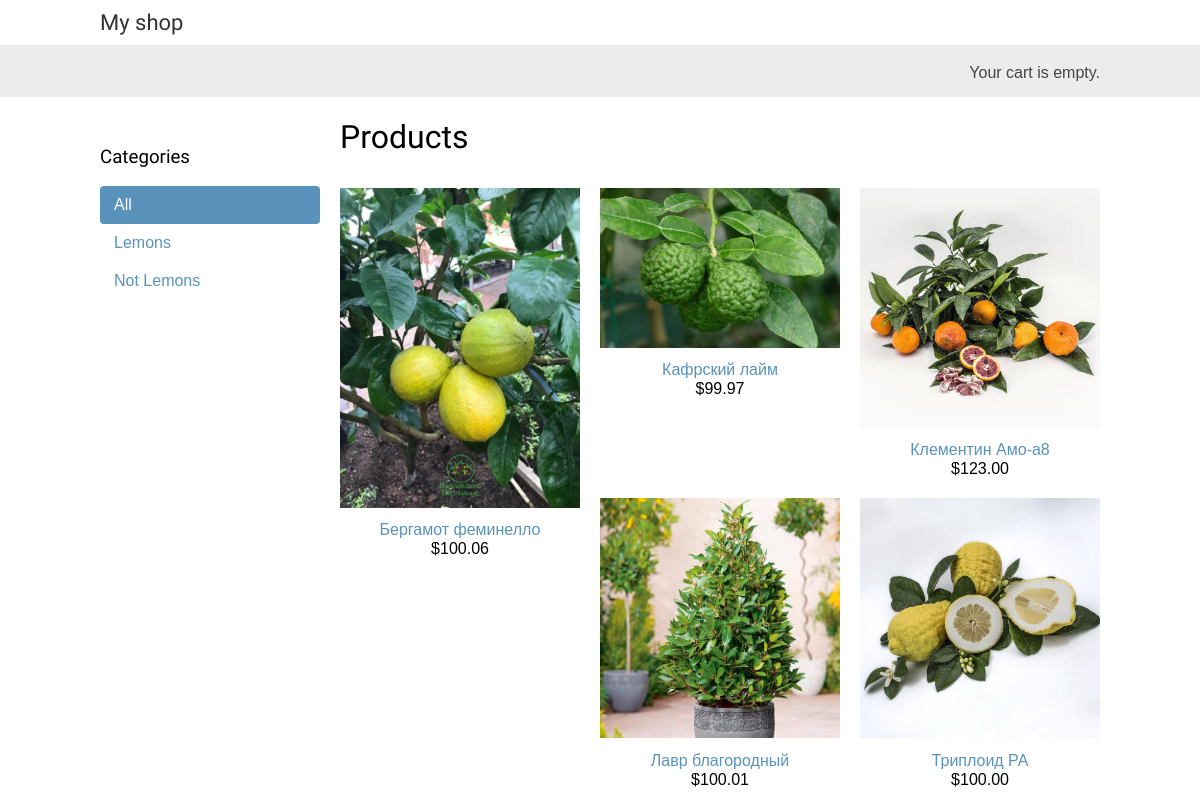
The page / on the database its author committed.
### shop/models.py (models this page shows, shortened)
class Category(models.Model):
    name = models.CharField(max_length=200)
    slug = models.SlugField(max_length=200,
                            unique=True)
    class Meta:
        ordering = ['name']
        indexes = [
            models.Index(fields=['name']),
        ]
        verbose_name = 'category'
        verbose_name_plural = 'categories'
    def get_absolute_url(self):
        return reverse('shop:product_list_by_category',
                       args=[self.slug])

class Product(models.Model):
    category = models.ForeignKey(Category,
                                 related_name='products',
                                 on_delete=models.CASCADE)
    name = models.CharField(max_length=200)
    slug = models.SlugField(max_length=200)
    image = models.ImageField(upload_to='products/%Y/%m/%d',
                              blank=True)
    description = models.TextField(blank=True)
    price = models.DecimalField(max_digits=10,
                                decimal_places=2)
    available = models.BooleanField(default=True)
    created = models.DateTimeField(auto_now_add=True)
    updated = models.DateTimeField(auto_now=True)
    class Meta:
        ordering = ['name']
        indexes = [
            models.Index(fields=['id', 'slug']),
            models.Index(fields=['name']),
            models.Index(fields=['-created']),
        ]
    def get_absolute_url(self):
        return reverse('shop:product_detail',
                       args=[self.id, self.slug])

### shop/views.py (the view)
# urls.py: path('', views.product_list, name='product_list'),
def product_list(request, category_slug=None):
    category = None
    categories = Category.objects.all()
    products = Product.objects.filter(available=True)
    if category_slug:
        category = get_object_or_404(Category,
                                     slug=category_slug)
        products = products.filter(category=category)
    return render(request,
                  'shop/product/list.html',
                  {'category': category,
                   'categories': categories,
                   'products': products})

### cart/cart.py (called while the page is built)
    def __len__(self):
        return sum(item['quantity'] for item in self.cart.values())

### cart/context_processors.py (called while the page is built)
def cart(request):
    return {'cart': Cart(request)}

### shop/templates/shop/product/list.html (shortened to what this page needs)
{% extends "shop/base.html" %}
{% load static %}
{% block content %}
  <div id="sidebar">
    <h3>Categories</h3>
    <ul>
      <li {% if not category %}class="selected"{% endif %}>
        <a href='{% url "shop:product_list" %}'>All</a>
      </li>
      {% for c in categories %}
        <li {% if category.slug == c.slug %}class="selected"{% endif %}>
          <a href="{{ c.get_absolute_url }}">{{ c.name }}</a>
        </li>
      {% endfor %}
    </ul>
  </div>
  <div id="main" class="product-list">
    <h1>{% if category %}{{ category.name }}{% else %}Products
    {% endif %}</h1>
    {% for product in products %}
      <div class="item">
        <a href="{{ product.get_absolute_url }}">
          <img src="{% if product.image %}{{ product.image.url }}{% else %}{% static 'img/no_image.png' %}{% endif %}">
        </a>
        <a href="{{ product.get_absolute_url }}">{{ product.name }}</a>
        <br>
        ${{ product.price }}
      </div>
    {% endfor %}
  </div>
{% endblock %}

### shop/templates/shop/base.html (shortened to what this page needs)
{% load static %}
<!DOCTYPE html>
<html>
  <head>
    <link href='{% static "css/base.css" %}' rel="stylesheet">
  </head>
  <body>
    <div id="header">
      <a href="/" class="logo">My shop</a>
    </div>
    <div id="subheader">
      <div class="cart">
        {% with total_items=cart|length %}
          {% if total_items > 0 %}
            Your cart:
            <a href='{% url "cart:cart_detail" %}'>
              {{ total_items }} item{{ total_items|pluralize }},
              ${{ cart.get_total_price }}
            </a>
          {% elif not order %}
            Your cart is empty.
          {% endif %}
        {% endwith %}
      </div>
    </div>
    <div id="content">
      {% block content %}
      {% endblock %}
    </div>
  </body>
</html>

### shop/static/css/base.css (style rules this page uses)
body { margin:0; padding:0; font-family:helvetica, sans-serif; }
h1, h2, h3, h4, h5 , h6 { font-family: 'Ubuntu', sans-serif; font-weight:normal; }
a { text-decoration:none; color:#5993bb; }
#header { padding:10px 100px; font-size:18px; overflow:auto; }
#subheader { background:#ececec; color:#444; padding:15px 100px; overflow:auto; }
#header .logo { font-family: 'Ubuntu', sans-serif; float:left; color:#333; font-size:22px; margin-right:10%; }
#subheader .cart { float:right; padding-top:4px; }
#content { padding:0 100px; overflow:hidden; }
#sidebar { width:220px; padding:30px 20px 0 0; float:left; }
#sidebar ul { margin:0; padding:0; }
#sidebar ul li { margin:0; list-style:none; padding:10px 14px; }
#sidebar ul li a { display:block; }
#sidebar ul li.selected { background:#5993bb; border-radius:4px; }
#sidebar ul li.selected a { color:#fff; }
#main { float:left; width: 96%; margin-right:-220px; overflow:hidden; }
.product-list .item { width:25%; padding:10px 20px 10px 0; float:left; text-align:center; line-height:1.2; }
.product-list .item img { width:100%; margin-bottom:8px; }

### rows shown on the page
Category: name "Lemons"
Category: name "Not Lemons"
Product: image (picture), name "Бергамот феминелло", price "100.06"
Product: image (picture), name "Кафрский лайм", price "99.97"
Product: image (picture), name "Клементин Амо-а8", price "123.00"
Product: image (picture), name "Лавр благородный", price "100.01"
Product: image (picture), name "Триплоид РА", price "100.00"
